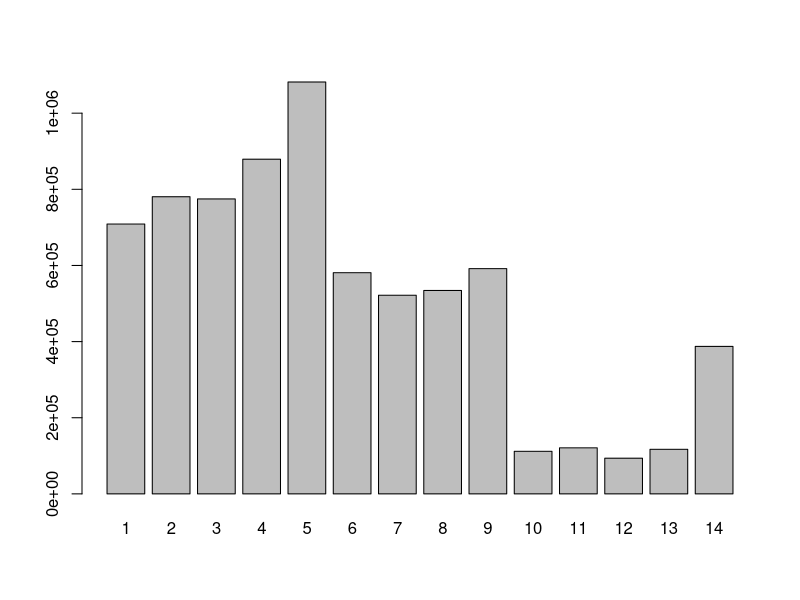
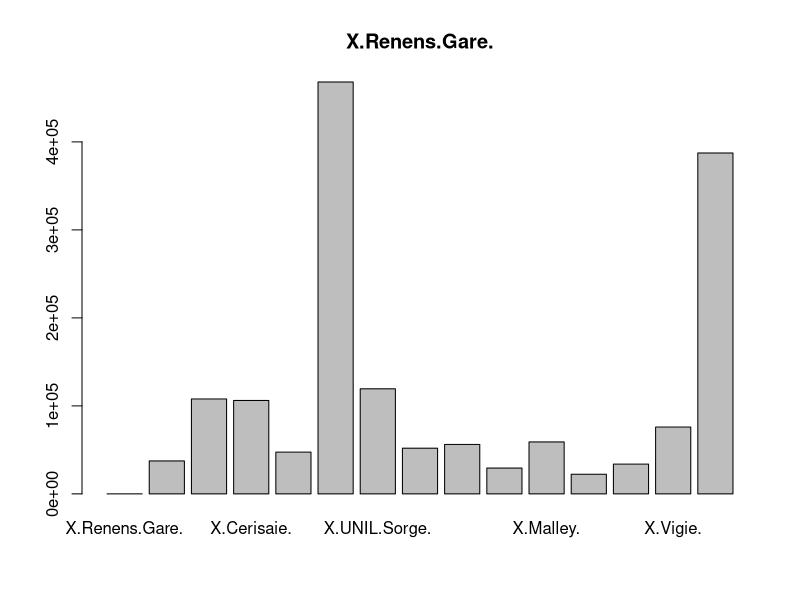
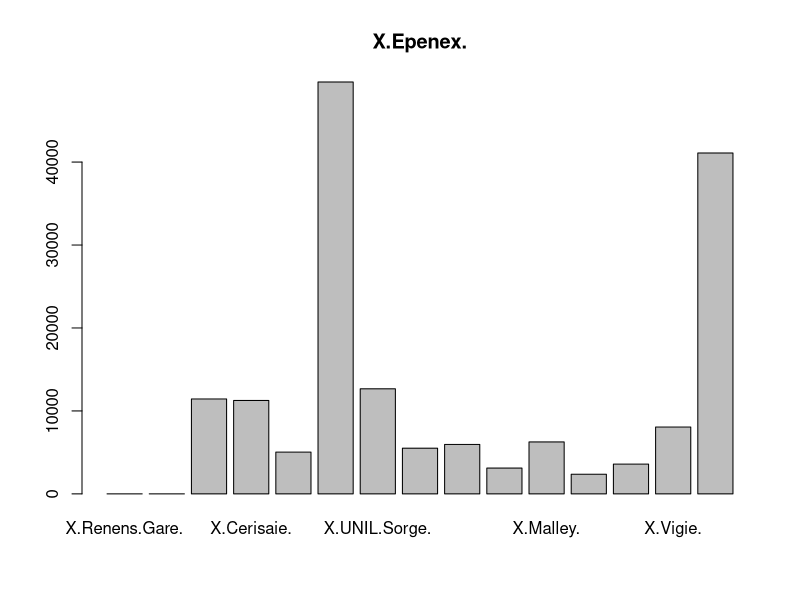
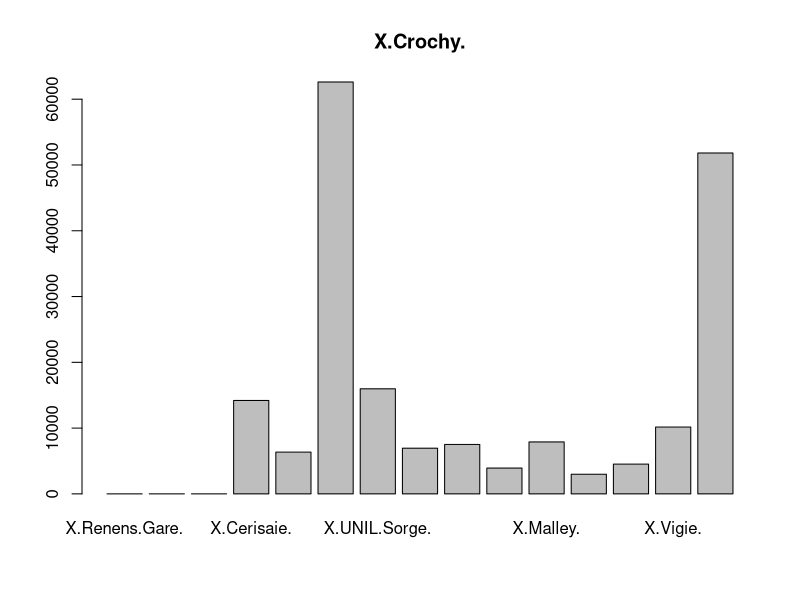
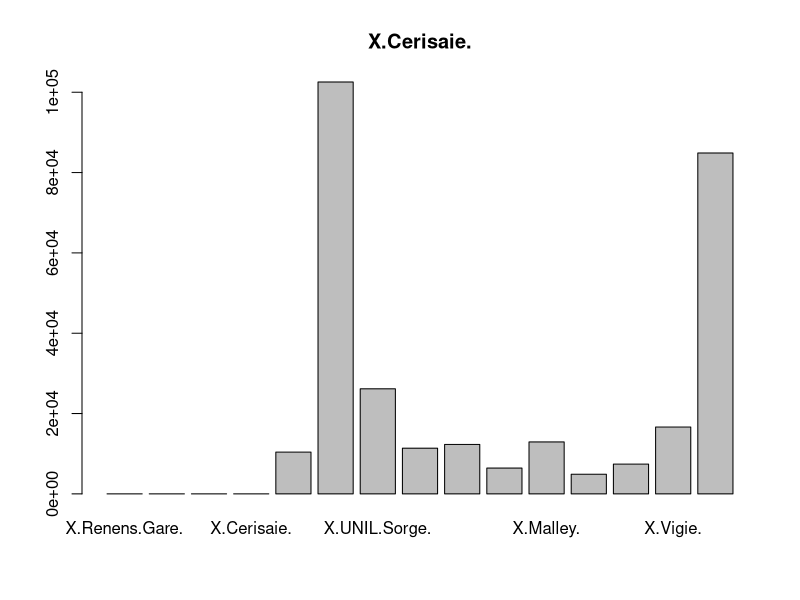
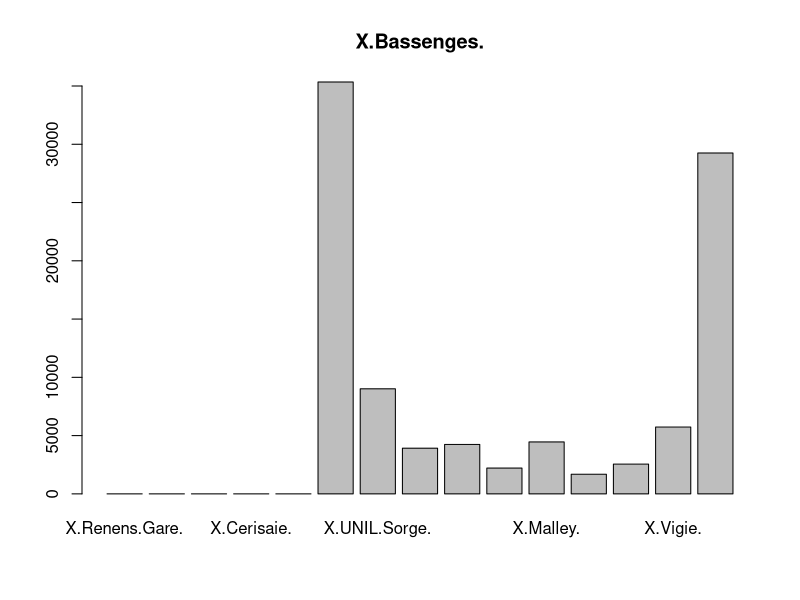
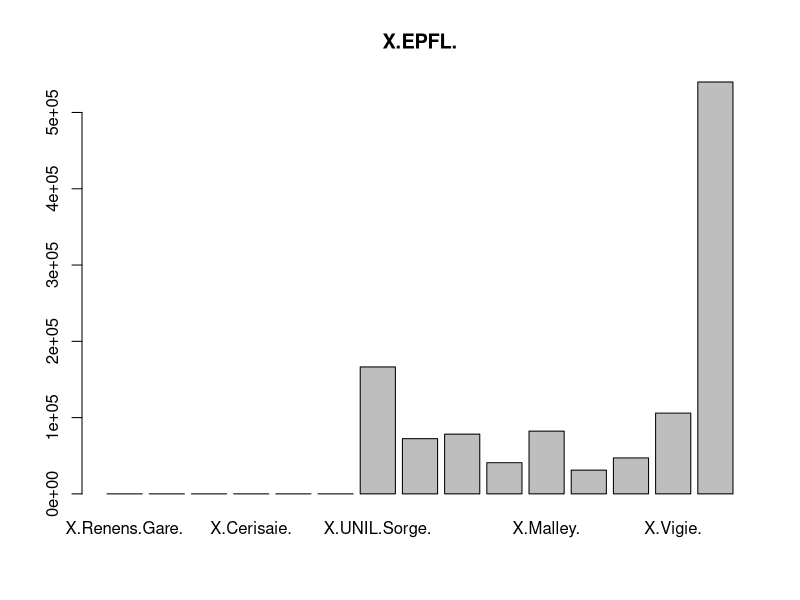
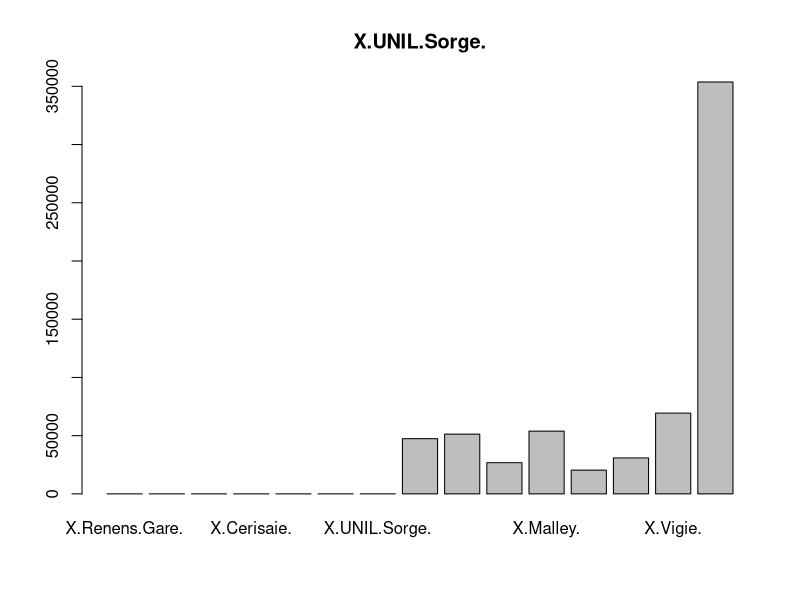

Recreate these plots in R, in order.
setwd("~/Documents/recherche/projet_tl")
data = read.csv("data/Ptr_marges.csv")

nom_arrets = names(data)
nij = as.matrix(data)
n_arrets = dim(nij)[1]
l = n_arrets - 1

n_trajets = c()
red_nij = nij
for(i in 1:l){
  red_nij = red_nij[-dim(red_nij)[2],-1]
  if(!is.null(dim(red_nij))) n_trajets = c(n_trajets, sum(diag(red_nij)))
  else n_trajets = c(n_trajets, red_nij)
}

names(n_trajets) = 1:l
barplot(n_trajets)

for(id_arret in 1:(length(nom_arrets)-1)){
  rep_ligne = nij[id_arret,]
  names(rep_ligne) = nom_arrets
  rep_ligne[-(1:id_arret)]
  barplot(rep_ligne, main=nom_arrets[id_arret][])
}

n_montees = rowSums(nij)
n_descentes = colSums(nij)

# Calcul du transit (doit correspondre dans les données) 
transit_ij = n_montees[1] 
for (i in 2:(n_arrets-1)){
  transit_ij = c(transit_ij, transit_ij[i-1] + n_montees[i] - n_descentes[i])
}

p_in = n_montees / sum(n_montees) # Probabilité de montées 
p_out = n_descentes / c(1, transit_ij) # Probabilité de descente
p_ij = 1 - p_out # Probabilité de continuer

Pij = nij / sum(nij)
j = 3
n_descentes[j] / sum(n_descentes[-(1:(j-1))])
Pij[j-1, j] / sum(Pij[j-1, ])




